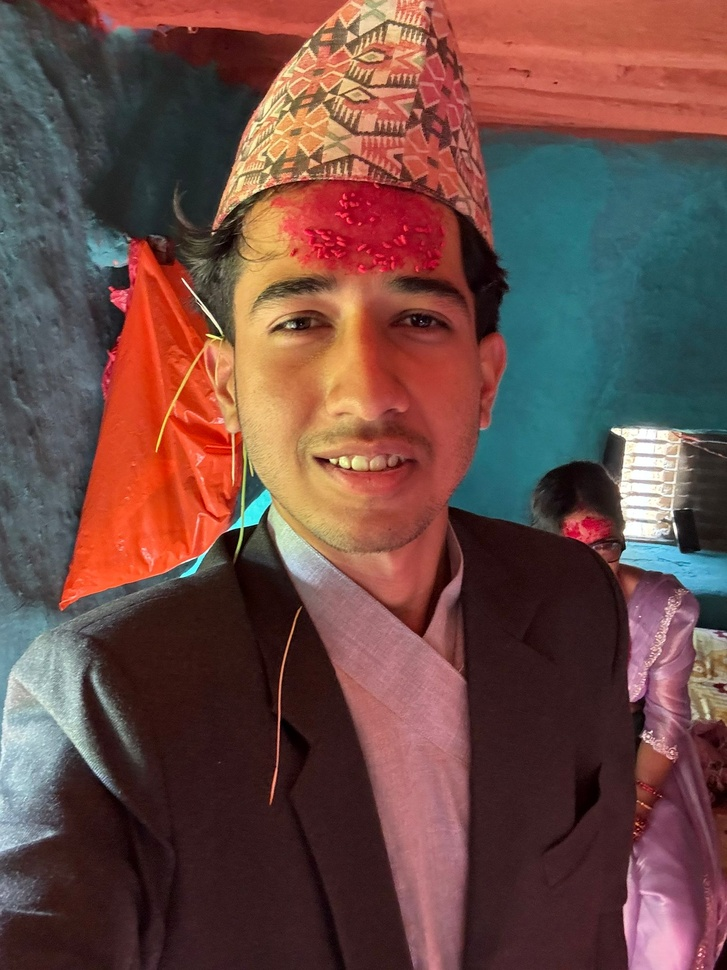
#> input picture Computer-Vision-For-Everyone/nischal.jpg, 727 x 970 px, shrunk from 1536 x 2048 before the run
$ python tramsformation.py
#> lines starting #> are read from the running program, lines starting #| are printed output that depends on the picture
import cv2 as cv
import numpy as np

img = cv.imread('nischal.jpg')
#> img is the input picture: shape (970, 727, 3); mean B, G, R 69.4, 74.3, 108.8
cv.imshow('Nischal', img)

#Translation
def translate(img, x, y):
#> called with x = 100, y = 100
    transMat = np.float32([[1, 0, x], [0, 1, y]])
    dimensions = (img.shape[1], img.shape[0])
#> dimensions = (727, 970)
    return cv.warpAffine(img, transMat, dimensions)
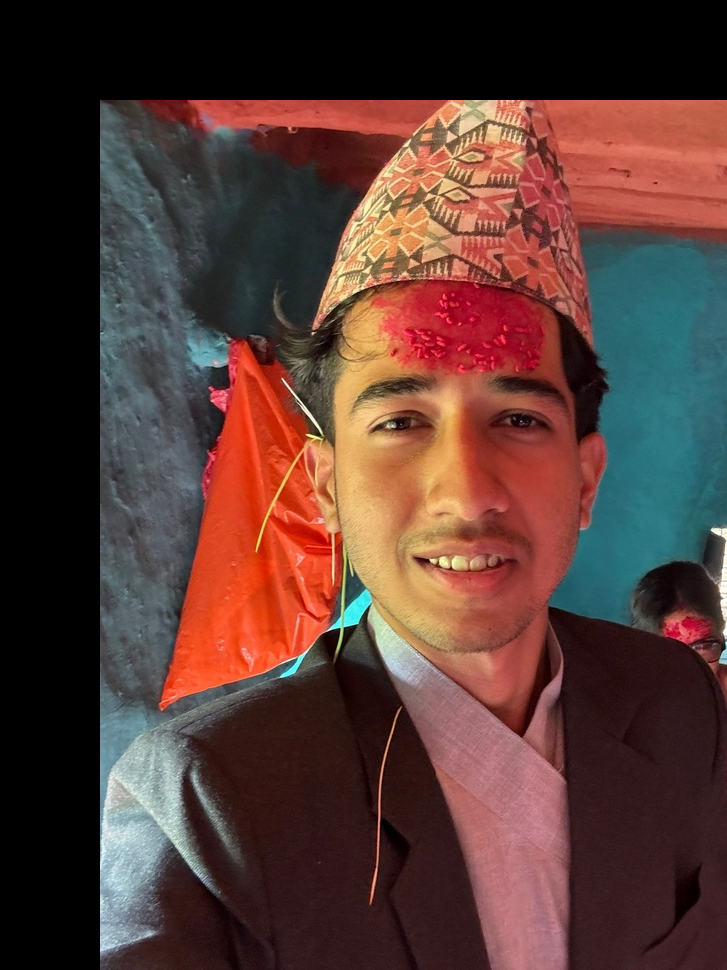
#> returned value: shape (970, 727, 3); mean of channels 0, 1, 2 52.3, 58.1, 87.5; drawn as B, G, R
translated = translate(img, 100, 100)
cv.imshow('Translated', translated)

#Rotation
def rotate(img, angle, rotPoint=None):
#> called with angle = 45
    (h, w) = img.shape[:2]
#> h = 970; w = 727
    if rotPoint is None:
        rotPoint = (w // 2, h // 2)
#> rotPoint = (363, 485)
    rotMat = cv.getRotationMatrix2D(rotPoint, angle, 1.0)
    dimensions = (w, h)
#> dimensions = (727, 970)
    return cv.warpAffine(img, rotMat, dimensions)
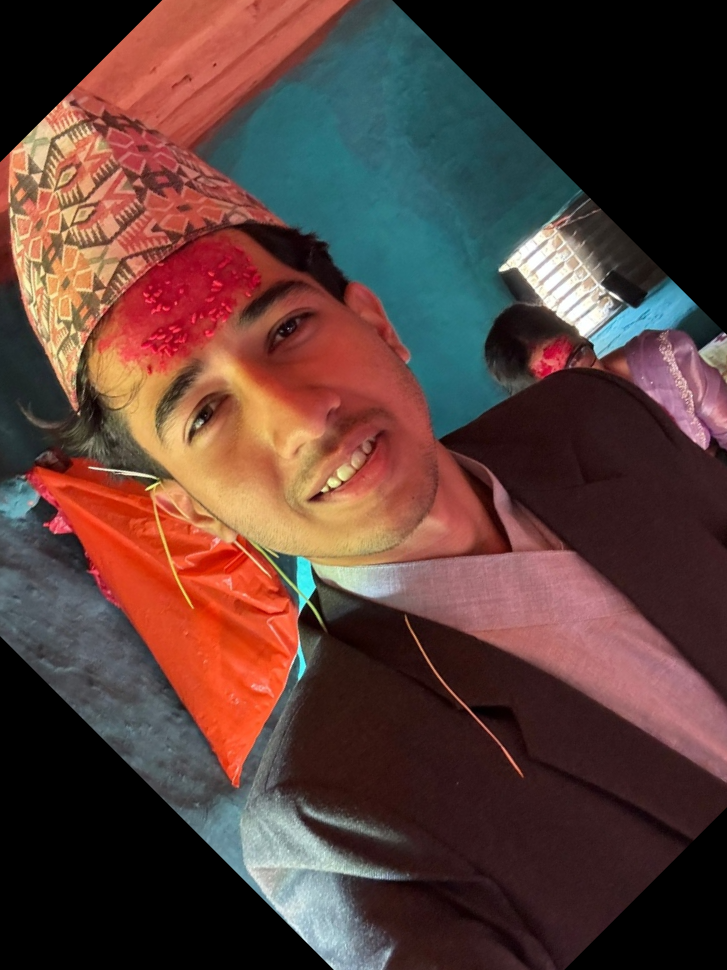
#> returned value: shape (970, 727, 3); mean of channels 0, 1, 2 56.6, 61.9, 89.8; drawn as B, G, R
rotated = rotate(img, 45)
cv.imshow('Rotated', rotated)
rotated = rotate(img, 90)
#> call 2 of rotate, with angle = 90
#> in rotate (call 2), `return cv.warpAffine(img, rotMat, dimensions)`:
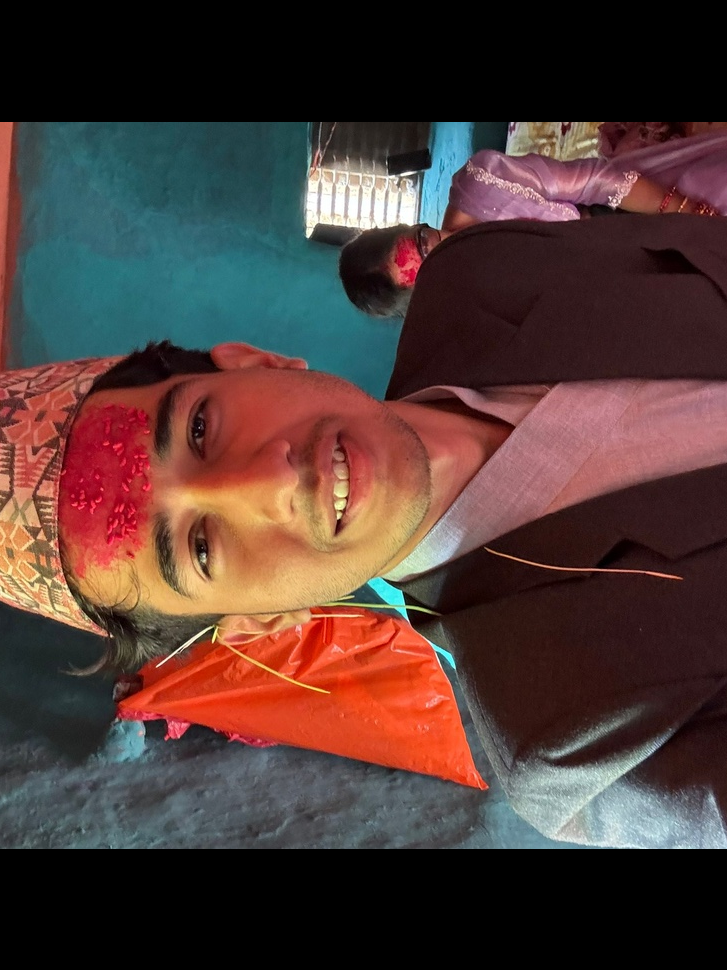
#> returned value: shape (970, 727, 3); mean of channels 0, 1, 2 53.8, 57.8, 79.9; drawn as B, G, R
cv.imshow('Rotated 90', rotated)


cv.waitKey(0)
